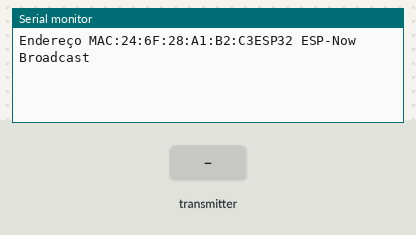
A sketch run on a simulated ESP32. Shown: the last lines printed to the serial monitor. The inputs (shaded band) are chosen by the test bench.

Above: at 1.2 s.
1.3 s: the transmitter starts sending temperature = 0
At 1.61 s:
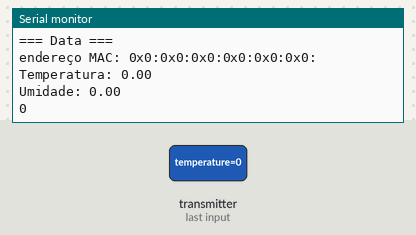
2.8 s: the transmitter starts sending humidity = 25
4.3 s: the transmitter starts sending conta = 1024
At 4.61 s:
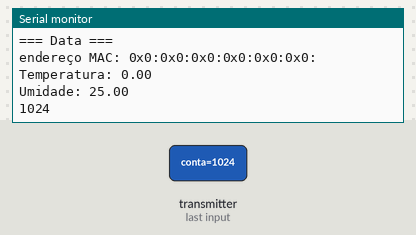
5.8 s: the transmitter starts sending temperature = 25
7.3 s: the transmitter starts sending humidity = 50
8.8 s: the transmitter starts sending conta = 2048
At 9.11 s:
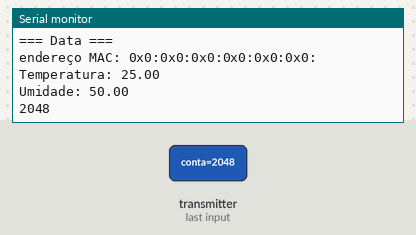
Timing chart, 0 to 11.3 s (numbered marks = the images above; inputs shaded):
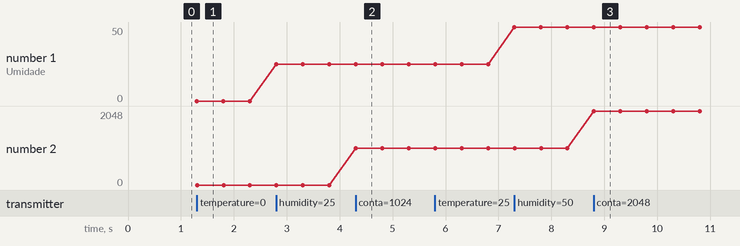

Measured:
- after the input at 1.3 s, the serial monitor: prints a new line at once (image 1)
- after the input at 4.3 s, the serial monitor: prints a new line at once (image 2)
- after the input at 8.8 s, the serial monitor: prints a new line at once (image 3)
- plotted number 1: 0 → 25 after the input at 2.8 s, 25 → 50 after the input at 7.3 s
- plotted number 2: 0 → 1024 after the input at 4.3 s, 1024 → 2048 after the input at 8.8 s

The sketch:

RECEPTOR_ESP_NOW.ino
```cpp
// ESP 8266 2 Board MAC Address:  A0:20:A6:1A:4B:01
// ESP 32 Board MAC Address:  24:0A:C4:31:93:20

/**
* ESP-NOW esp32
*
* Receptor
*/
#include <Arduino.h>
#include <WiFi.h>
#include <esp_now.h>

typedef struct message {
  float temperature;
  float humidity;
  int conta;
};
struct message myMessage;

void onDataReceiver(const uint8_t * mac, const uint8_t *incomingData, int len) {
  Serial.println("Message received.");
 // Não usamos mac para verificar o remetente
 // Vamos transformar os dados recebidos em nossa estrutura de mensagem
 memcpy(&myMessage, incomingData, sizeof(myMessage));
 Serial.println("=== Data ===");
 Serial.print("endereço MAC: ");
 for (int i = 0; i < 6; i++) {
     Serial.print("0x");
     Serial.print(mac[i], HEX);
     Serial.print(":");
 }

 Serial.print("\n\nTemperatura: ");
 Serial.println(myMessage.temperature);
 Serial.print("\nUmidade: ");
 Serial.println(myMessage.humidity);
 Serial.println();
 Serial.println(myMessage.conta);
}

void setup() {
 Serial.begin(115200);
 WiFi.mode(WIFI_STA);
 // Obter Mac Add
 Serial.print("Endereço MAC:");
 Serial.print(WiFi.macAddress());
 Serial.println("ESP32 ESP-Now Broadcast");

 // Inicializando o ESP-NOW
 if (esp_now_init() != 0) {
   Serial.println("Problema durante a inicialização ESP-NOW");
   return;
 }
 esp_now_register_recv_cb(onDataReceiver);
}

void loop() {
 // coloque seu código principal aqui, para executar repetidamente:
}
```
